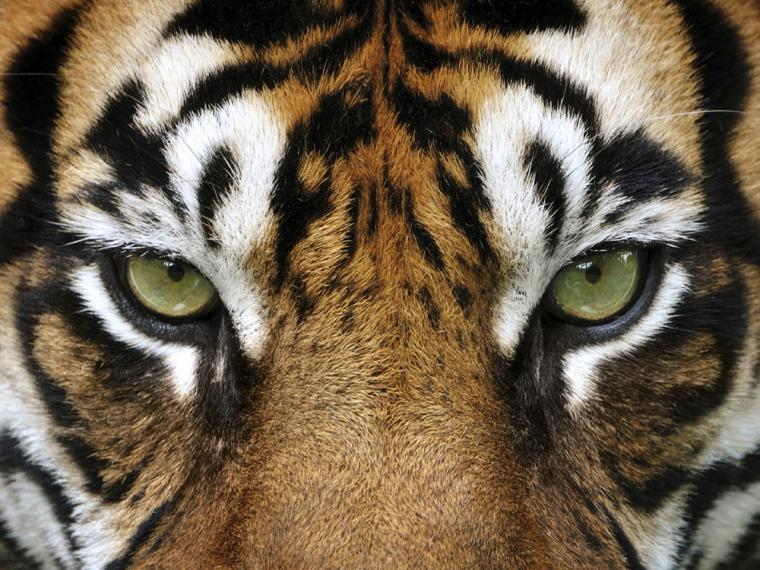
#> input picture App7/tigre.jpg, 760 x 570 px
$ python cv2Basico2.py
#> lines starting #> are read from the running program, lines starting #| are printed output that depends on the picture
import cv2

image = cv2.imread('tigre.jpg',1)
#> image is the input picture: shape (570, 760, 3); mean B, G, R 77, 96.7, 112.2
image_amp = cv2.resize(image,(200,200))
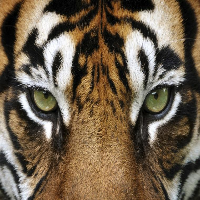
#> image_amp: shape (200, 200, 3); mean B, G, R 76.8, 96.6, 112.1

cv2.imshow('Tiger',image)
cv2.waitKey(0)
cv2.destroyAllWindows()

$ run again, with App7/pastelito.png saved as App7/tigre.jpg
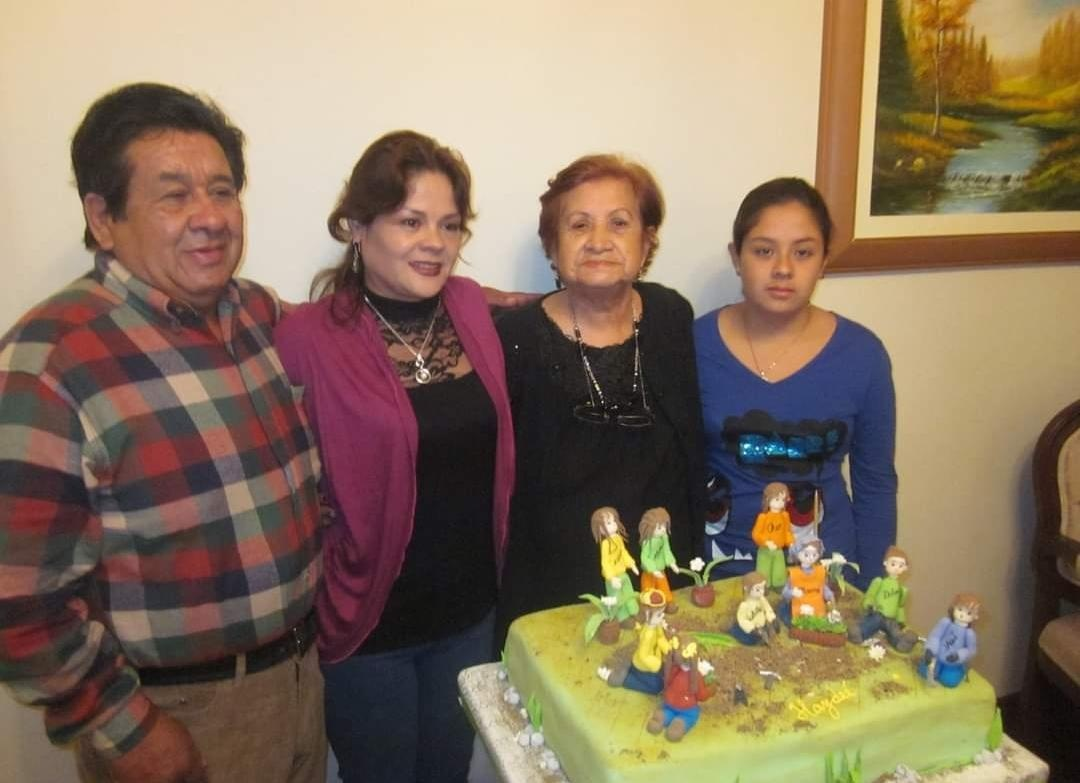
#> input picture App7/pastelito.png, 1080 x 783 px
#> image is the input picture: shape (783, 1080, 3); mean B, G, R 94.7, 116.1, 136.1
#> `image_amp = cv2.resize(image,(200,200))`:
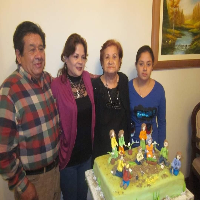
#> image_amp: shape (200, 200, 3); mean B, G, R 94.6, 116, 136
